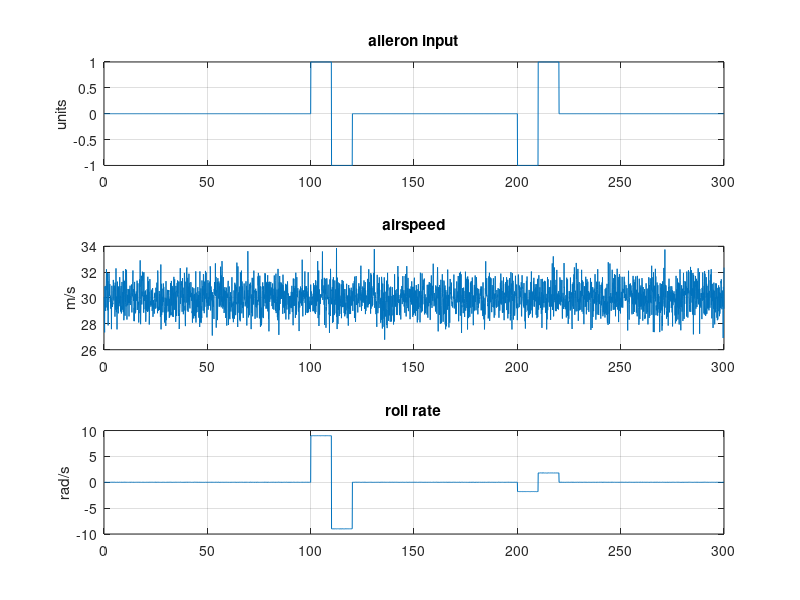
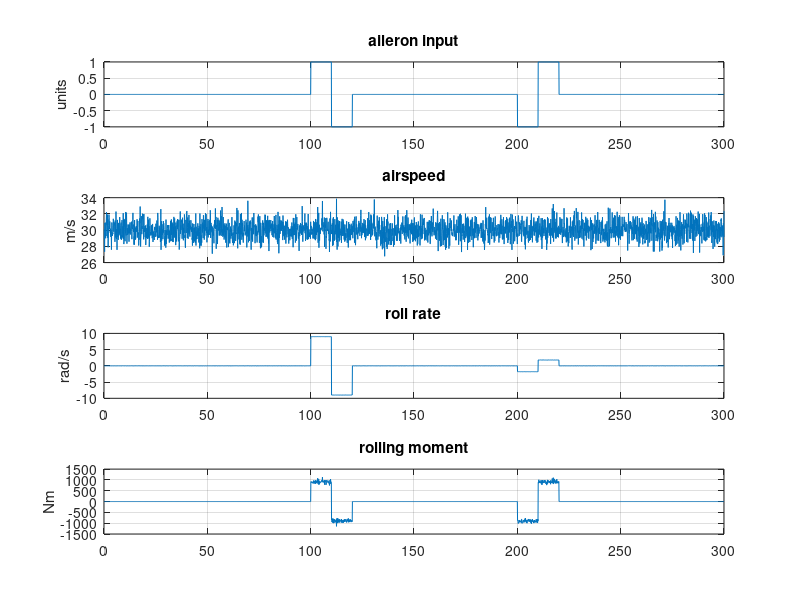
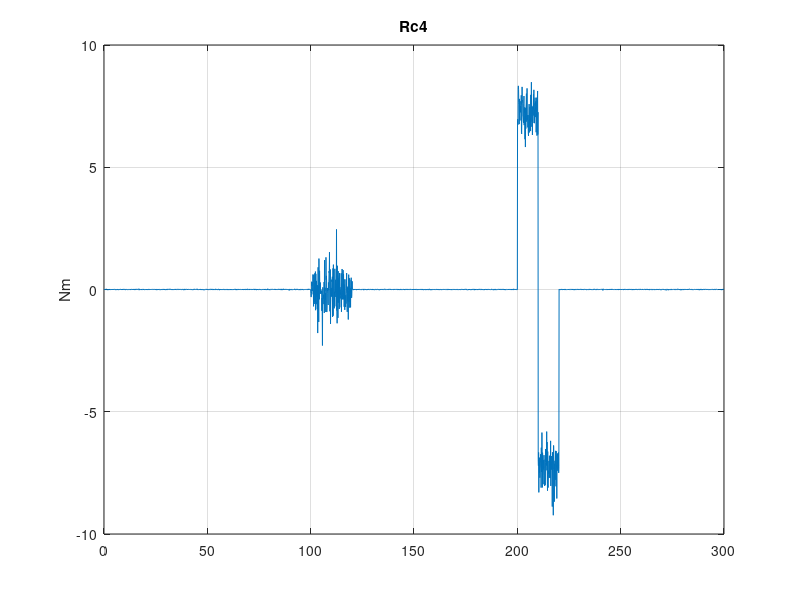

Write the MATLAB code that produced these figures, in order.
%% lateral model simulation

close all;
clear;

%% Create time vectors
dt = 0.1;
time = dt:dt:300;
fault1 = zeros(size(time));
fault1(1501:end) = 1;
fault2 = zeros(size(time));
fault2(2001:end) = 1;

deltaac = zeros(size(time));
deltaac(1001:1100) = 1;
deltaac(1101:1201) = -1;
deltaac(2001:2100) = -1;
deltaac(2101:2201) = 1;

deltaa_r = deltaac;
% deltaa_r = deltaa_r.*(1-fault2); % Insert fault at c1

Va_r = 30*ones(size(time));

Vm = Va_r;
% Vm = Vm.*(1-0.8*fault1); % Insert fault at c3
Vm = Vm + 1*randn(size(time)); % Insert noise

l_r = Va_r.^2.*deltaa_r;

p_r = l_r/100;

p_m = p_r;
p_m = p_m.*(1-0.8*fault1); % Insert fault at c5
p_m = p_m + 0.01*randn(size(time)); % Insert noise

% hbar = hbar + 20*fault1; % insert fault at c6

deltaa = zeros(size(time));
Va = deltaa;
p = deltaa;
l = deltaa;
Rc4 = deltaa;

%% Perform calculations
for i=1:length(time)
    deltaa(i) = deltaac(i);
    Va(i) = Vm(i);
    p(i) = p_m(i);
    l(i) = (Va(i))^2*deltaa(i);
    Rc4(i) = p(i) - l(i)/100;
end

%% Plot results

% Measurements
figure();
subplot(3,1,1);
plot(time,deltaac);
grid on
title 'aileron input'
ylabel units

subplot(3,1,2);
plot(time,Vm);
grid on
title airspeed
ylabel m/s

subplot(3,1,3);
plot(time,p_m);
grid on
title 'roll rate'
ylabel rad/s

% Calculated variables

figure();

subplot(4,1,1);
plot(time,deltaa);
grid on
title 'aileron input'
ylabel units

subplot(4,1,2);
plot(time,Va);
grid on
title airspeed
ylabel m/s

subplot(4,1,3);
plot(time,p);
grid on
title 'roll rate'
ylabel rad/s

subplot(4,1,4);
plot(time,l);
grid on
title 'rolling moment'
ylabel Nm

% Residuals
figure();
subplot(1,1,1);
plot(time,Rc4);
hold on;
grid on;
title Rc4
ylabel Nm